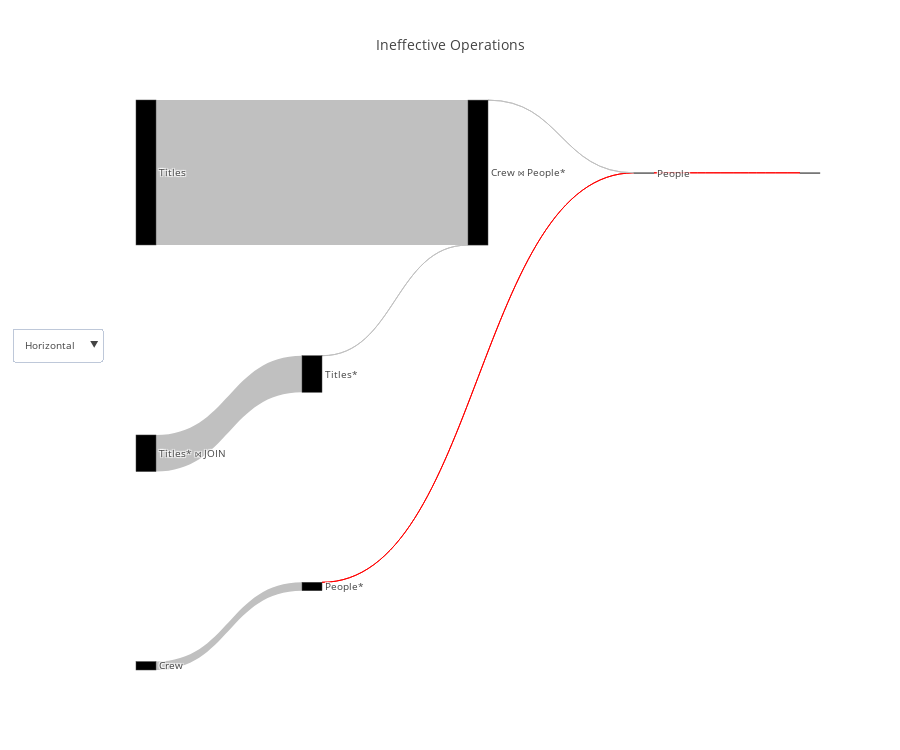

Notebook code cell kept with this figure:
### Code cell
cardinality_df = query_renderer.get_cardinality_df(query, con_str)
cardinality_df = pd.read_csv("../proposal/data/ineffective_operation_query_flow_representation.csv")
query_renderer.vizualize(cardinality_df, title="Ineffective Operations", metrics=["actual_rows"], open_=False)

### Figure 1 — Plotly figure (JSON) as saved in the notebook; plotly's stock layout.template omitted (floating-point values rounded to 4 significant figures)
{"data": [{"link": {"color": ["red", "red", "silver", "silver", "silver", "silver", "silver"], "label": ["Join Filter ('Inner', '(crew.title_id = titles.title_id)')", "Filter condition: (titles.genres = 'comedy'::text)", null, "Hash Cond ('Inner', '(crew.person_id = people.person_id)')", null, "Filter condition: (people.name = ANY ('{\"Owen Wilson\",\"Adam Sandler\",\"Jason Segel\"}'::text[]))", null], "source": [6, 5, 4, 3, 2, 1, 0], "target": [7, 6, 5, 6, 3, 3, 1], "value": [1, 1, 2379234, 1695, 40955703, 9, 10338782]}, "node": {"color": [null, null, null, null, null, null, null], "label": ["Titles* ⋈ JOIN", "Titles*", "Titles", "Crew ⋈ People*", "Crew", "People*", "People"], "pad": 200}, "orientation": "h", "type": "sankey", "valueformat": ",", "valuesuffix": [" Rows", " Rows", " Rows", " Rows", " Rows", " Rows", " Rows"]}], "layout": {"font": {"size": 10}, "height": 750, "title": "Ineffective Operations", "updatemenus": [{"buttons": [{"args": ["orientation", "h"], "label": "Horizontal", "method": "restyle"}, {"args": ["orientation", "v"], "label": "Vertical", "method": "restyle"}], "y": 0.6}]}}
